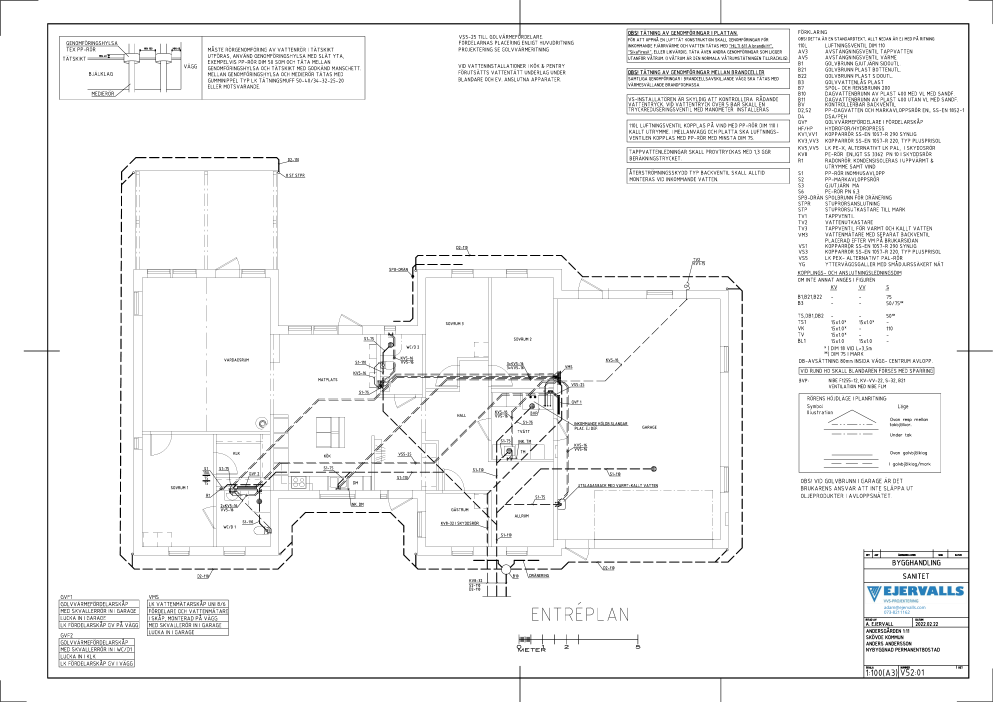
#> input picture notebookfiles/page_1 (1).png, 4963 x 3509 px (shown at 1/5 size)
$ python -i dash_line_detector.py   (imports and definitions only)
#> lines starting #> are read from the running program, lines starting #| are printed output that depends on the picture; after the words box and inside, x2 and y2 are one past the last pixel; in counts of white or black regions, pixels touching at a corner belong together
#> further down, picture is the input picture: shape (3509, 4963, 3); mean B, G, R 245.3, 245.2, 245.1
"""
Comprehensive Dashed Line Detection System for Floor Plans

This module implements a classic CV pipeline for extracting dashed lines as vectors,
measuring their lengths, and exporting to separate layers (SVG/GeoJSON).

Features:
- Preprocessing with deskewing and adaptive thresholding
- Template-based dash detection with user-assisted learning
- Matched filtering with directional cleanup
- Segment linking to create polylines
- Vectorization and length measurement
- Multiple output formats (SVG, GeoJSON, CSV)
- Robust upgrades with LSD and frequency analysis
"""

import cv2
import numpy as np
import matplotlib.pyplot as plt
from scipy import ndimage, signal
from scipy.spatial import KDTree
from scipy.spatial.distance import cdist
from skimage import morphology, measure, segmentation
from scipy.signal import find_peaks
from sklearn.cluster import DBSCAN
import json
import xml.etree.ElementTree as ET
from typing import List, Tuple, Dict, Optional, Any
import warnings
# [1 line not run here, left out]


class DashTemplate:
    """Represents a learned dash template with multiple orientations."""

    # [75 lines left out: functions __init__, _learn_from_patch, _rotate_template, not called in this run]


class FloorPlanPreprocessor:
    """Handles preprocessing of floor plan images."""

    @staticmethod
    def preprocess(image: np.ndarray,
                  apply_deskew: bool = True,
                  apply_clahe: bool = True,
                  clahe_clip_limit: float = 2.0) -> Tuple[np.ndarray, np.ndarray]:
        """
        Preprocess floor plan image.

        Args:
            image: Input image (color or grayscale)
            apply_deskew: Whether to apply deskewing
            apply_clahe: Whether to apply CLAHE contrast enhancement
            clahe_clip_limit: CLAHE clip limit

        Returns:
            Tuple of (processed_image, binary_image)
        """
#> called with apply_deskew = True, apply_clahe = True, clahe_clip_limit = 2
        # Convert to grayscale if needed
        if len(image.shape) == 3:
            gray = cv2.cvtColor(image, cv2.COLOR_BGR2GRAY)
        else:
            gray = image.copy()

        # Deskew if requested
        if apply_deskew:
            gray = FloorPlanPreprocessor._deskew_image(gray)

        # Apply CLAHE for contrast enhancement
        if apply_clahe:
            clahe = cv2.createCLAHE(clipLimit=clahe_clip_limit, tileGridSize=(8, 8))
            gray = clahe.apply(gray)

        # Denoise
        gray = cv2.medianBlur(gray, 3)

        # Adaptive threshold for crisp binary
        binary = cv2.adaptiveThreshold(
            gray, 255, cv2.ADAPTIVE_THRESH_GAUSSIAN_C,
            cv2.THRESH_BINARY, 11, 2
        )

        return gray, binary

    @staticmethod
    def _deskew_image(image: np.ndarray) -> np.ndarray:
        """Deskew image using Hough transform of page borders."""
        # Edge detection
        edges = cv2.Canny(image, 50, 150, apertureSize=3)
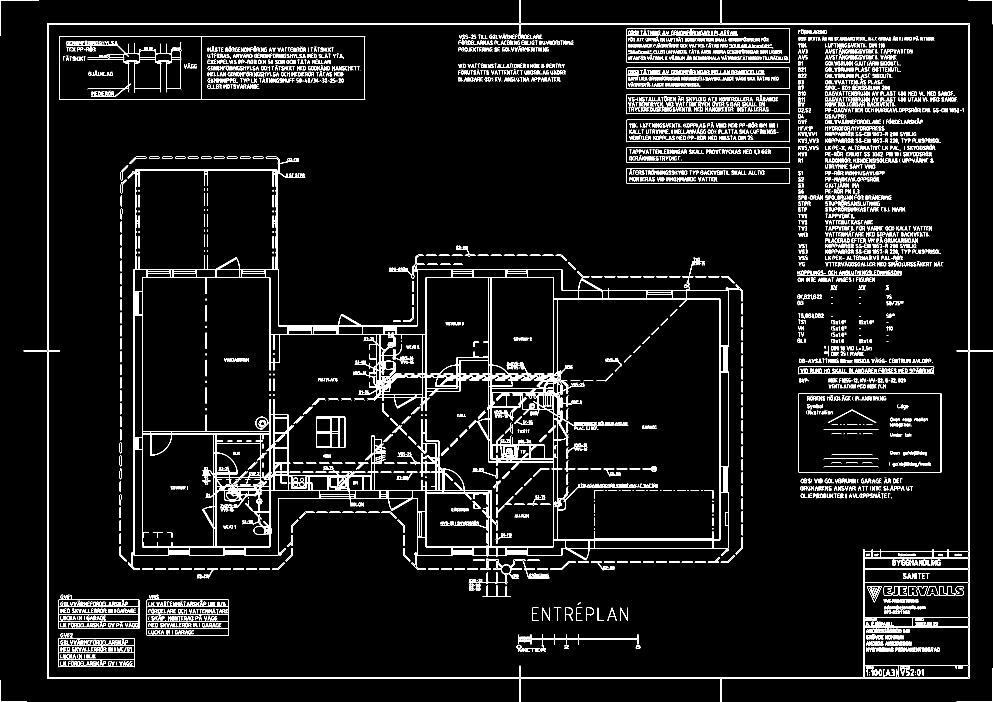
#> edges: shape (3509, 4963) (shown at 1/5 size); 3% white in thin lines or dots

        # Hough line detection
        lines = cv2.HoughLines(edges, 1, np.pi/180, threshold=100)

        if lines is None:
            return image

        # Find dominant angles
        angles = []
        for rho, theta in lines[:, 0]:
            angle = theta * 180 / np.pi
            # Convert to -45 to 45 degree range
            if angle > 45:
                angle = angle - 90
            elif angle < -45:
                angle = angle + 90
            angles.append(angle)
#> this loop made 66682 passes
#> (rho, theta, angle) on passes 1 to 12: (115, 1.57, 2.5e-06), (3392, 1.57, 2.5e-06), (121, 1.57, 2.5e-06), (3386, 1.57, 2.5e-06), (235, 0, 0), (4846, 0, 0), (240, 0, 0), (4840, 0, 0), (498, 1.57, 2.5e-06), (2452, 1.57, 2.5e-06), (496, 1.57, 2.5e-06), (2450, 1.57, 2.5e-06)
#> angle on passes 61 to 66: 2.5e-06, 2.5e-06, 2.5e-06, 2.5e-06, 2.5e-06, 2.5e-06
#> after the loop, angles = 66682 items

        # Use median angle for deskewing
        if angles:
            skew_angle = np.median(angles)
#> skew_angle = 24
            if abs(skew_angle) > 0.5:  # Only deskew if significant
                center = (image.shape[1] // 2, image.shape[0] // 2)
#> center = (2481, 1754)
                rotation_matrix = cv2.getRotationMatrix2D(center, skew_angle, 1.0)
#> rotation_matrix = [[0.914, 0.407, -498.9], [-0.407, 0.914, 1160.8]]
                image = cv2.warpAffine(image, rotation_matrix, image.shape[::-1])
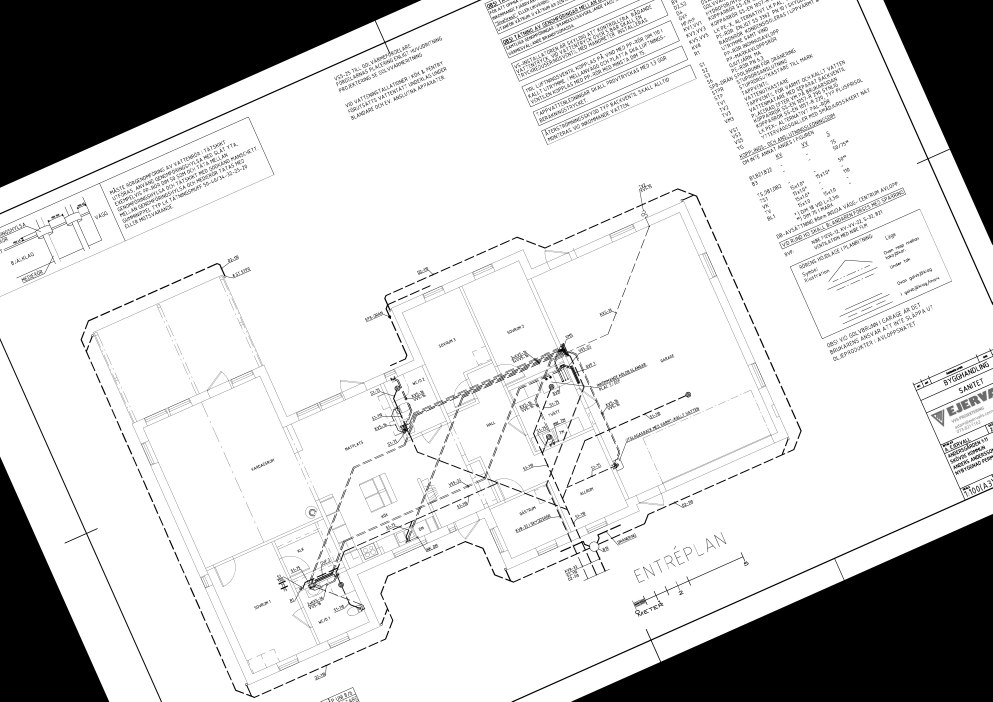
#> image: shape (3509, 4963) (shown at 1/5 size); min 0, max 255, mean 208.6

        return image

    # [42 lines left out: function remove_text_regions, not called in this run]


class DashedLineDetector:
    """Main class for detecting dashed lines in floor plans."""

    # [475 lines left out: functions __init__, learn_dash_template, detect_dashed_lines, _template_matching, _extract_candidates, _directional_cleanup and 7 more, not called in this run]

    def get_intermediate_results(self) -> Dict[str, Any]:
        """Get intermediate processing results for debugging."""
        return self.intermediate_results.copy()


# [11 lines left out: function main, not called in this run]


# [2 lines not run here, left out]

>>> import cv2
>>> picture = cv2.imread('notebookfiles/page_1 (1).png')
>>> result = FloorPlanPreprocessor().preprocess(picture)
#> in preprocess, `binary = cv2.adaptiveThreshold( gray, 255, cv2.ADAPTIVE_THRESH_GAUSSIA..`:
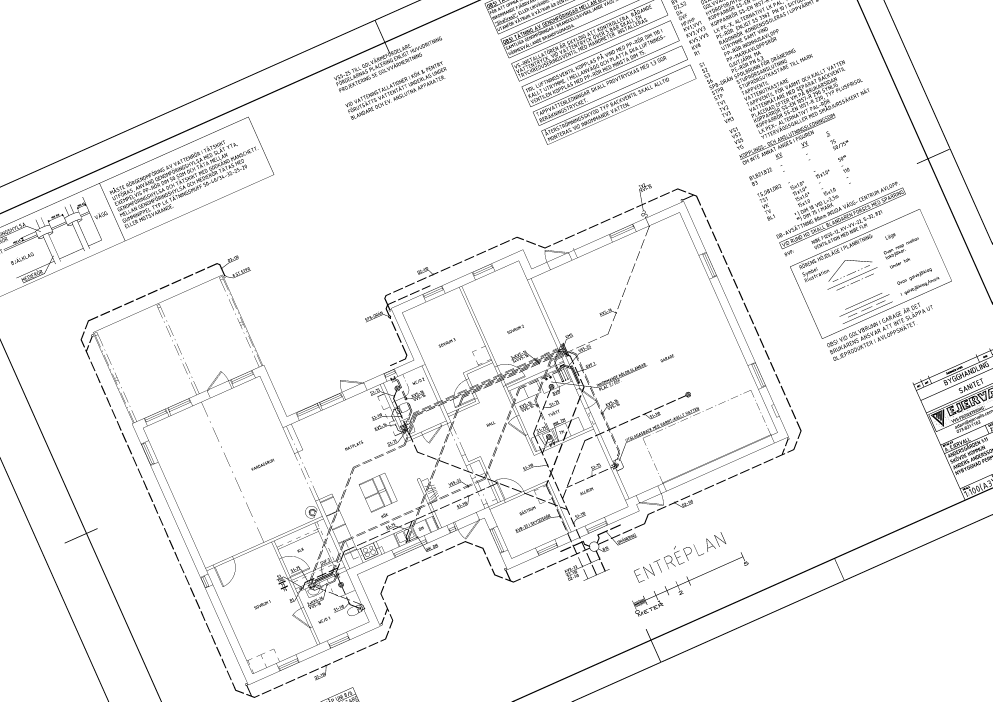
#> binary: shape (3509, 4963) (shown at 1/5 size); 96.1% white; 3713 black regions (513 under 20 px), largest, box (x1, y1, x2, y2) and area: (464, 917, 3947, 3490) 145722, (2556, 1742, 4963, 3509) 37866, (0, 0, 2407, 1072) 27574

$ run again, on notebookfiles/rightside.png
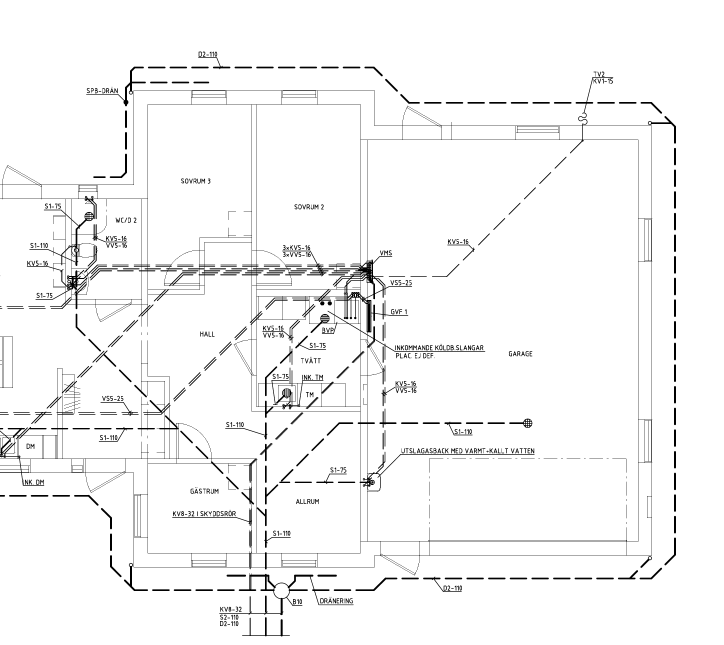
#> input picture notebookfiles/rightside.png, 2172 x 1935 px (shown at 1/3 size)
#> picture is the input picture: shape (1935, 2172, 3); min 0, max 255, mean 246.1
#> in _deskew_image, `edges = cv2.Canny(image, 50, 150, apertureSize=3)`:
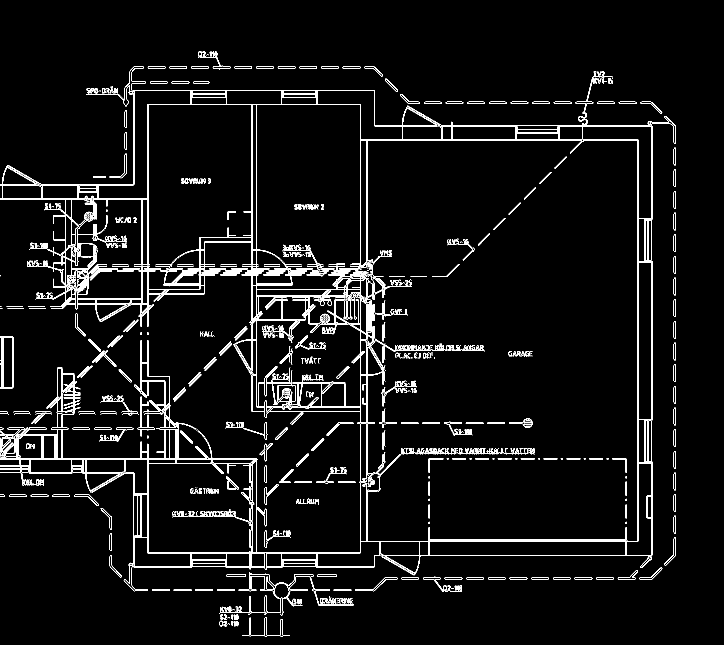
#> edges: shape (1935, 2172) (shown at 1/3 size); 3.2% white in thin lines or dots, all inside (x1, y1, x2, y2) = (0, 154, 2028, 1910)
#> the loop in _deskew_image, `for rho, theta in lines[:, 0]:` made 15114 passes
#> (rho, theta, angle) on passes 1 to 8: (1080, 0, 0), (1082, 0, 0), (442, 0, 0), (444, 0, 0), (1913, 0, 0), (1375, 1.57, 2.5e-06), (1915, 0, 0), (1377, 1.57, 2.5e-06)
#> after the loop in _deskew_image, `for rho, theta in lines[:, 0]:`: angles = 15114 values, max 89 at index 156, min -45 at index 26, mean 23.06
#> skew_angle = 22
#> rotation_matrix = [[0.927, 0.375, -283.2], [-0.375, 0.927, 477.2]]
#> in preprocess, `binary = cv2.adaptiveThreshold( gray, 255, cv2.ADAPTIVE_THRESH_GAUSSIA..`:
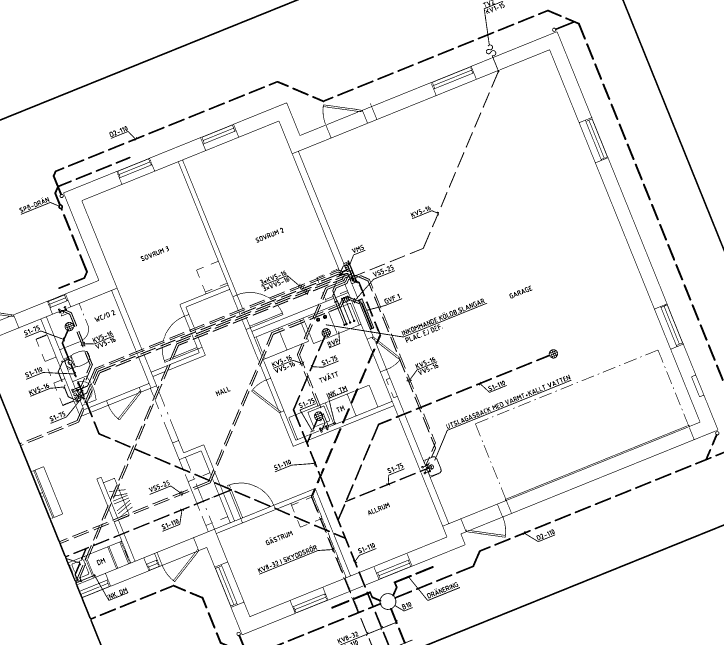
#> binary: shape (1935, 2172) (shown at 1/3 size); 95.3% white; 585 black regions (70 under 20 px), largest, box (x1, y1, x2, y2) and area: (0, 0, 2158, 1935) 100994, (1020, 1725, 1380, 1935) 4729, (0, 0, 897, 363) 4620
